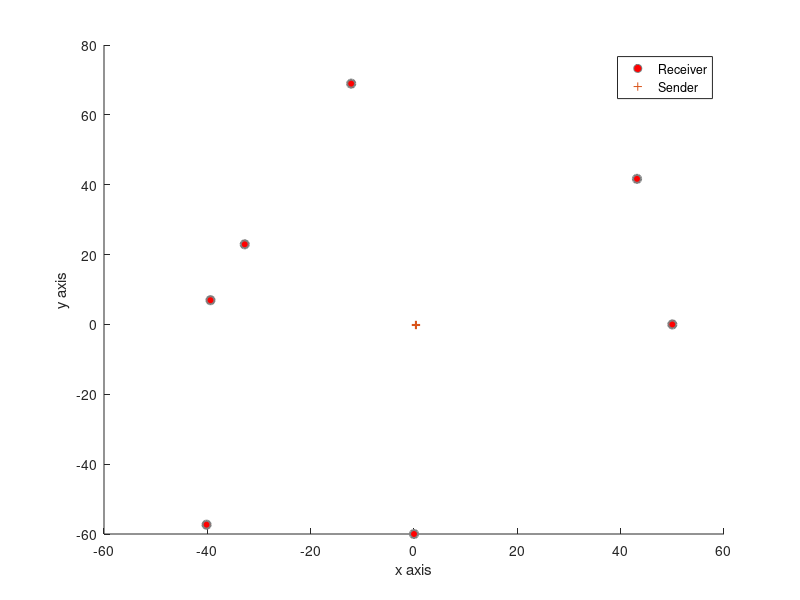

Reproduce this figure in MATLAB.
%% Parameters
deg_to_rad = pi/180;

% distance = [50.12; 60.78; 70.89];
distance = [50+rand(1); 60+rand(1); 70+rand(1);40+rand(1); 40+rand(1);70+rand(1);60+rand(1)];
X = [50*cos(0); 60*cos(44*deg_to_rad); 70*cos(100*deg_to_rad);40*cos(145*deg_to_rad);...
    40*cos(170*deg_to_rad); 70*cos(235*deg_to_rad); 60*cos(270*deg_to_rad)];
Y = [50*sin(0); 60*sin(44*deg_to_rad); 70*sin(100*deg_to_rad);40*sin(145*deg_to_rad);...
    40*sin(170*deg_to_rad); 70*sin(235*deg_to_rad); 60*sin(270*deg_to_rad)];
% distance = [distance(1);distance(6);distance(7)];
% X = [X(1);X(6);X(7)];
% Y = [Y(1);Y(6);Y(7)];
% % X = X(1,6,7);
% % Y = Y(1,6,7);
scatter(X,Y,'MarkerEdgeColor',[0.5 .5 .5],...  % plot figure 
              'MarkerFaceColor',[1 0 0],...
              'LineWidth',1.5);

%% Calculate the position of sender
A = [2 * (X(1:end-1) - X(2:end)) 2 * (Y(1:end-1) - Y(2:end))];
B = [(X(1:end-1).^2 - X(2:end).^2) + (Y(1:end-1).^2 - Y(2:end).^2) - (distance(1:end-1).^2 - distance(2:end).^2)];
position = inv(A'*A) * A' * B;

hold on;
scatter(position(1),position(2),'+','LineWidth',1.5);
legend('Receiver', 'Sender');
xlabel('x axis');
ylabel('y axis');